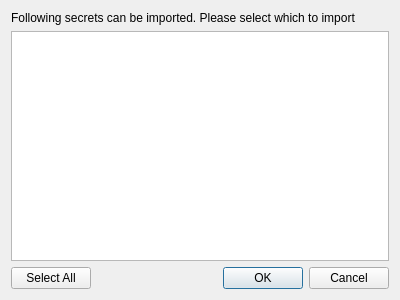
<?xml version="1.0" encoding="UTF-8"?>
<ui version="4.0">
 <class>SecretImportDialog</class>
 <widget class="QDialog" name="SecretImportDialog">
  <property name="geometry">
   <rect>
    <x>0</x>
    <y>0</y>
    <width>400</width>
    <height>300</height>
   </rect>
  </property>
  <property name="windowTitle">
   <string>Dialog</string>
  </property>
  <layout class="QVBoxLayout" name="verticalLayout">
   <item>
    <widget class="QLabel" name="label">
     <property name="text">
      <string>Following secrets can be imported. Please select which to import</string>
     </property>
     <property name="wordWrap">
      <bool>true</bool>
     </property>
    </widget>
   </item>
   <item>
    <widget class="QListWidget" name="listSecret">
     <property name="editTriggers">
      <set>QAbstractItemView::NoEditTriggers</set>
     </property>
     <property name="alternatingRowColors">
      <bool>true</bool>
     </property>
     <property name="selectionMode">
      <enum>QAbstractItemView::MultiSelection</enum>
     </property>
    </widget>
   </item>
   <item>
    <layout class="QHBoxLayout" name="horizontalLayout">
     <item>
      <widget class="QPushButton" name="buttonSelectAll">
       <property name="text">
        <string>Select All</string>
       </property>
      </widget>
     </item>
     <item>
      <spacer name="horizontalSpacer">
       <property name="orientation">
        <enum>Qt::Horizontal</enum>
       </property>
       <property name="sizeHint" stdset="0">
        <size>
         <width>40</width>
         <height>20</height>
        </size>
       </property>
      </spacer>
     </item>
     <item>
      <widget class="QDialogButtonBox" name="buttonBox">
       <property name="orientation">
        <enum>Qt::Horizontal</enum>
       </property>
       <property name="standardButtons">
        <set>QDialogButtonBox::Cancel|QDialogButtonBox::Ok</set>
       </property>
      </widget>
     </item>
    </layout>
   </item>
  </layout>
 </widget>
 <resources/>
 <connections>
  <connection>
   <sender>buttonBox</sender>
   <signal>accepted()</signal>
   <receiver>SecretImportDialog</receiver>
   <slot>accept()</slot>
   <hints>
    <hint type="sourcelabel">
     <x>248</x>
     <y>254</y>
    </hint>
    <hint type="destinationlabel">
     <x>157</x>
     <y>274</y>
    </hint>
   </hints>
  </connection>
  <connection>
   <sender>buttonBox</sender>
   <signal>rejected()</signal>
   <receiver>SecretImportDialog</receiver>
   <slot>reject()</slot>
   <hints>
    <hint type="sourcelabel">
     <x>316</x>
     <y>260</y>
    </hint>
    <hint type="destinationlabel">
     <x>286</x>
     <y>274</y>
    </hint>
   </hints>
  </connection>
 </connections>
</ui>
